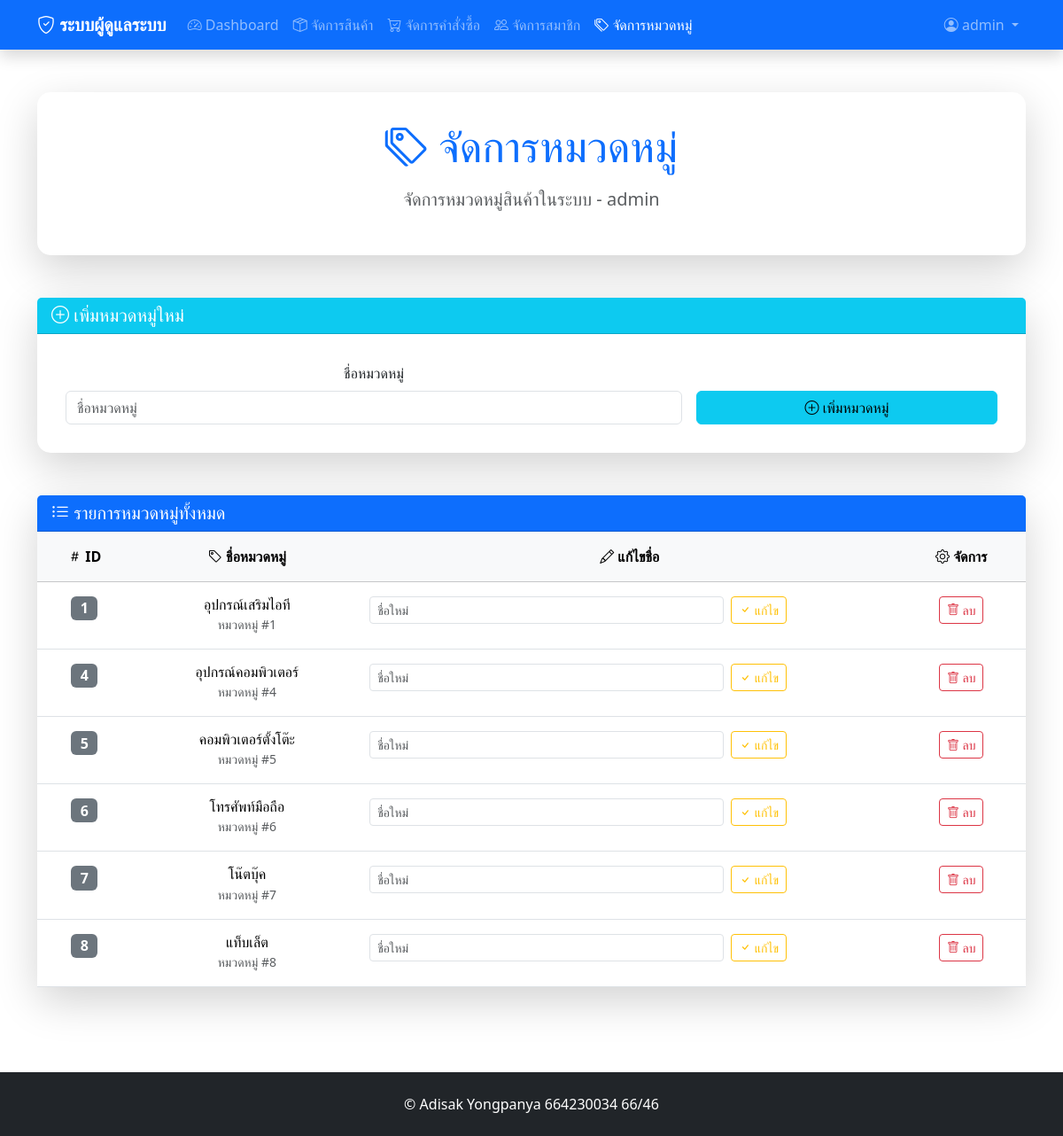
The app's page /admin/category.php (signed in) with its own data.
### tables this page shows
CREATE TABLE `categories` (
  `category_id` int(11) NOT NULL,
  `category_name` varchar(100) NOT NULL
);

### admin/category.php (the view, shortened to what this page needs)
<?php
require '../config.php';
$categories = $conn->query("SELECT * FROM categories ORDER BY category_id ASC")->fetchAll(PDO::FETCH_ASSOC);
?>
<!DOCTYPE html>
<html lang="th">
<head>
    <link href="https://cdn.jsdelivr.net/npm/bootstrap@5.3.7/dist/css/bootstrap.min.css" rel="stylesheet">
    <link href="https://cdn.jsdelivr.net/npm/bootstrap-icons@1.10.0/font/bootstrap-icons.css" rel="stylesheet">
</head>
<body>
    <?php require_once 'navbar_admin.php'; ?>
    <div class="container mt-5">
        <div class="row mb-5">
            <div class="col-12">
                <div class="card admin-card shadow-lg">
                    <div class="card-body">
                        <h1 class="display-5 text-primary mb-3">
                            <i class="bi bi-tags"></i> จัดการหมวดหมู่
                        </h1>
                        <p class="lead text-muted">
                            จัดการหมวดหมู่สินค้าในระบบ - <strong><?= htmlspecialchars($_SESSION['username']) ?></strong>
                        </p>
                    </div>
                </div>
            </div>
        </div>
        <div class="row mb-5">
            <div class="col-12">
                <div class="card admin-card shadow-lg">
                    <div class="card-header bg-info text-white">
                        <h5 class="mb-0">
                            <i class="bi bi-plus-circle"></i> เพิ่มหมวดหมู่ใหม่
                        </h5>
                    </div>
                    <div class="card-body">
                        <form method="post" class="row g-3">
                            <div class="col-md-8">
                                <label for="category_name" class="form-label">ชื่อหมวดหมู่</label>
                                <input type="text" name="category_name" id="category_name" class="form-control" placeholder="ชื่อหมวดหมู่" required>
                            </div>
                            <div class="col-md-4 d-flex align-items-end">
                                <button type="submit" name="add_category" class="btn btn-info btn-md w-100">
                                    <i class="bi bi-plus-circle"></i> เพิ่มหมวดหมู่
                                </button>
                            </div>
                        </form>
                    </div>
                </div>
            </div>
        </div>
        <div class="row">
            <div class="col-12">
                <div class="card admin-card shadow-lg">
                    <div class="card-header bg-primary text-white">
                        <h5 class="mb-0">
                            <i class="bi bi-list-ul"></i> รายการหมวดหมู่ทั้งหมด
                        </h5>
                    </div>
                    <div class="card-body p-0">
                        <div class="table-responsive">
                            <table class="table table-hover mb-0">
                                <thead class="table-light">
                                    <tr>
                                        <th class="py-3">
                                            <i class="bi bi-hash"></i> ID
                                        </th>
                                        <th class="py-3">
                                            <i class="bi bi-tag"></i> ชื่อหมวดหมู่
                                        </th>
                                        <th class="py-3">
                                            <i class="bi bi-pencil"></i> แก้ไขชื่อ
                                        </th>
                                        <th class="py-3 text-center">
                                            <i class="bi bi-gear"></i> จัดการ
                                        </th>
                                    </tr>
                                </thead>
                                <tbody>
                                    <?php foreach ($categories as $cat): ?>
                                        <tr>
                                            <td class="py-3">
                                                <span class="badge bg-secondary fs-6"><?= $cat['category_id'] ?></span>
                                            </td>
                                            <td class="py-3">
                                                <div>
                                                    <h6 class="mb-0"><?= htmlspecialchars($cat['category_name']) ?></h6>
                                                    <small class="text-muted">หมวดหมู่ #<?= $cat['category_id'] ?></small>
                                                </div>
                                            </td>
                                            <td class="py-3 ">
                                                <form method="post" class="d-flex">
                                                    <input type="text" name="new_name" class="form-control form-control-sm me-2"
                                                           placeholder="ชื่อใหม่" required style="max-width: 400px;">
                                                    <button type="submit" name="update_category" class="btn btn-outline-warning btn-sm">
                                                        <i class="bi bi-check"></i> แก้ไข
                                                    </button>
                                                </form>
                                            </td>
                                            <td class="py-3 text-center">
                                                <a href="category.php?delete=<?= $cat['category_id'] ?>"
                                                   class="btn btn-outline-danger btn-sm"
                                                   onclick="return confirm('คุณต้องการลบหมวดหมู่นี้หรือไม่?')">
                                                    <i class="bi bi-trash"></i> ลบ
                                                </a>
                                            </td>
                                        </tr>
                                    <?php endforeach; ?>
                                </tbody>
                            </table>
                        </div>
                    </div>
                </div>
            </div>
        </div>
    </div>
    <br>
    <br>
    <?php require_once 'footer_admin.php'; ?>
</body>
</html>

### admin/category.php (style rules this page uses)
body { background: white; min-height: 100vh; }
.card { transition: transform 0.3s, box-shadow 0.3s; }
.admin-card { border: none; border-radius: 15px; }
.admin-card .card-body { padding: 2rem; text-align: center; }

### records on screen
categories: category_id "1", category_name "อุปกรณ์เสริมไอที"
categories: category_id "4", category_name "อุปกรณ์คอมพิวเตอร์"
categories: category_id "5", category_name "คอมพิวเตอร์ตั้งโต๊ะ"
categories: category_id "6", category_name "โทรศัพท์มือถือ"
categories: category_id "7", category_name "โน๊ตบุ๊ค"
categories: category_id "8", category_name "แท็บเล็ต"

### other values on screen
$_SESSION['username'] "admin"
